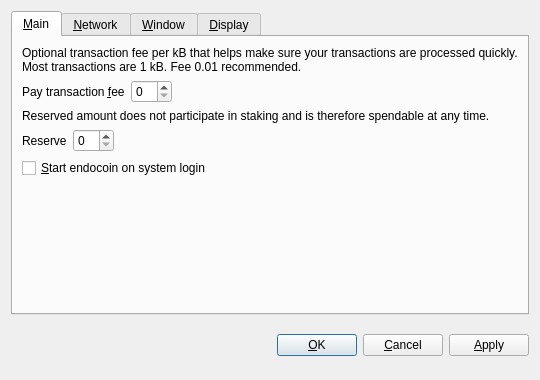
<?xml version="1.0" encoding="UTF-8"?>
<ui version="4.0">
 <class>OptionsDialog</class>
 <widget class="QDialog" name="OptionsDialog">
  <property name="geometry">
   <rect>
    <x>0</x>
    <y>0</y>
    <width>540</width>
    <height>380</height>
   </rect>
  </property>
  <property name="windowTitle">
   <string>Options</string>
  </property>
  <property name="modal">
   <bool>true</bool>
  </property>
  <layout class="QVBoxLayout" name="verticalLayout">
   <item>
    <widget class="QTabWidget" name="tabWidget">
     <property name="tabPosition">
      <enum>QTabWidget::North</enum>
     </property>
     <property name="currentIndex">
      <number>0</number>
     </property>
     <widget class="QWidget" name="tabMain">
      <attribute name="title">
       <string>&amp;Main</string>
      </attribute>
      <layout class="QVBoxLayout" name="verticalLayout_Main">
       <item>
        <widget class="QLabel" name="transactionFeeInfoLabel">
         <property name="text">
          <string>Optional transaction fee per kB that helps make sure your transactions are processed quickly. Most transactions are 1 kB. Fee 0.01 recommended.</string>
         </property>
         <property name="textFormat">
          <enum>Qt::PlainText</enum>
         </property>
         <property name="wordWrap">
          <bool>true</bool>
         </property>
        </widget>
       </item>
       <item>
        <layout class="QHBoxLayout" name="horizontalLayoutFee">
         <item>
          <widget class="QLabel" name="transactionFeeLabel">
           <property name="text">
            <string>Pay transaction &amp;fee</string>
           </property>
           <property name="textFormat">
            <enum>Qt::PlainText</enum>
           </property>
           <property name="buddy">
            <cstring>transactionFee</cstring>
           </property>
          </widget>
         </item>
         <item>
          <widget class="BitcoinAmountField" name="transactionFee"/>
         </item>
         <item>
          <spacer name="horizontalSpacerFee">
           <property name="orientation">
            <enum>Qt::Horizontal</enum>
           </property>
           <property name="sizeHint" stdset="0">
            <size>
             <width>40</width>
             <height>20</height>
            </size>
           </property>
          </spacer>
         </item>
        </layout>
       </item>
       <item>
        <widget class="QLabel" name="reserveBalanceInfoLabel">
         <property name="text">
          <string>Reserved amount does not participate in staking and is therefore spendable at any time.</string>
         </property>
         <property name="textFormat">
          <enum>Qt::PlainText</enum>
         </property>
         <property name="wordWrap">
          <bool>true</bool>
         </property>
        </widget>
       </item>
       <item>
        <layout class="QHBoxLayout" name="horizontalLayoutReserveBalance">
         <item>
          <widget class="QLabel" name="reserveBalanceLabel">
           <property name="text">
            <string>Reserve</string>
           </property>
           <property name="textFormat">
            <enum>Qt::PlainText</enum>
           </property>
           <property name="buddy">
            <cstring>reserveBalance</cstring>
           </property>
          </widget>
         </item>
         <item>
          <widget class="BitcoinAmountField" name="reserveBalance"/>
         </item>
         <item>
          <spacer name="horizontalSpacerReserveBalance">
           <property name="orientation">
            <enum>Qt::Horizontal</enum>
           </property>
           <property name="sizeHint" stdset="0">
            <size>
             <width>40</width>
             <height>20</height>
            </size>
           </property>
          </spacer>
         </item>
        </layout>
       </item>
       <item>
        <widget class="QCheckBox" name="bitcoinAtStartup">
         <property name="toolTip">
          <string>Automatically start endocoin after logging in to the system.</string>
         </property>
         <property name="text">
          <string>&amp;Start endocoin on system login</string>
         </property>
        </widget>
       </item>
       <item>
        <spacer name="verticalSpacer_Main">
         <property name="orientation">
          <enum>Qt::Vertical</enum>
         </property>
         <property name="sizeHint" stdset="0">
          <size>
           <width>20</width>
           <height>40</height>
          </size>
         </property>
        </spacer>
       </item>
      </layout>
     </widget>
     <widget class="QWidget" name="tabNetwork">
      <attribute name="title">
       <string>&amp;Network</string>
      </attribute>
      <layout class="QVBoxLayout" name="verticalLayout_Network">
       <item>
        <widget class="QCheckBox" name="mapPortUpnp">
         <property name="toolTip">
          <string>Automatically open the endocoin client port on the router. This only works when your router supports UPnP and it is enabled.</string>
         </property>
         <property name="text">
          <string>Map port using &amp;UPnP</string>
         </property>
        </widget>
       </item>
       <item>
        <widget class="QCheckBox" name="connectSocks">
         <property name="toolTip">
          <string>Connect to the endocoin network through a SOCKS proxy (e.g. when connecting through Tor).</string>
         </property>
         <property name="text">
          <string>&amp;Connect through SOCKS proxy:</string>
         </property>
        </widget>
       </item>
       <item>
        <layout class="QHBoxLayout" name="horizontalLayout_Network">
         <item>
          <widget class="QLabel" name="proxyIpLabel">
           <property name="text">
            <string>Proxy &amp;IP:</string>
           </property>
           <property name="textFormat">
            <enum>Qt::PlainText</enum>
           </property>
           <property name="buddy">
            <cstring>proxyIp</cstring>
           </property>
          </widget>
         </item>
         <item>
          <widget class="QValidatedLineEdit" name="proxyIp">
           <property name="maximumSize">
            <size>
             <width>140</width>
             <height>16777215</height>
            </size>
           </property>
           <property name="toolTip">
            <string>IP address of the proxy (e.g. 127.0.0.1)</string>
           </property>
          </widget>
         </item>
         <item>
          <widget class="QLabel" name="proxyPortLabel">
           <property name="text">
            <string>&amp;Port:</string>
           </property>
           <property name="textFormat">
            <enum>Qt::PlainText</enum>
           </property>
           <property name="buddy">
            <cstring>proxyPort</cstring>
           </property>
          </widget>
         </item>
         <item>
          <widget class="QLineEdit" name="proxyPort">
           <property name="maximumSize">
            <size>
             <width>55</width>
             <height>16777215</height>
            </size>
           </property>
           <property name="toolTip">
            <string>Port of the proxy (e.g. 9050)</string>
           </property>
          </widget>
         </item>
         <item>
          <widget class="QLabel" name="socksVersionLabel">
           <property name="text">
            <string>SOCKS &amp;Version:</string>
           </property>
           <property name="textFormat">
            <enum>Qt::PlainText</enum>
           </property>
           <property name="buddy">
            <cstring>socksVersion</cstring>
           </property>
          </widget>
         </item>
         <item>
          <widget class="QValueComboBox" name="socksVersion">
           <property name="toolTip">
            <string>SOCKS version of the proxy (e.g. 5)</string>
           </property>
          </widget>
         </item>
         <item>
          <spacer name="horizontalSpacer_Network">
           <property name="orientation">
            <enum>Qt::Horizontal</enum>
           </property>
           <property name="sizeHint" stdset="0">
            <size>
             <width>40</width>
             <height>20</height>
            </size>
           </property>
          </spacer>
         </item>
        </layout>
       </item>
       <item>
        <spacer name="verticalSpacer_Network">
         <property name="orientation">
          <enum>Qt::Vertical</enum>
         </property>
         <property name="sizeHint" stdset="0">
          <size>
           <width>20</width>
           <height>40</height>
          </size>
         </property>
        </spacer>
       </item>
      </layout>
     </widget>
     <widget class="QWidget" name="tabWindow">
      <attribute name="title">
       <string>&amp;Window</string>
      </attribute>
      <layout class="QVBoxLayout" name="verticalLayout_Window">
       <item>
        <widget class="QCheckBox" name="minimizeToTray">
         <property name="toolTip">
          <string>Show only a tray icon after minimizing the window.</string>
         </property>
         <property name="text">
          <string>&amp;Minimize to the tray instead of the taskbar</string>
         </property>
        </widget>
       </item>
       <item>
        <widget class="QCheckBox" name="minimizeOnClose">
         <property name="toolTip">
          <string>Minimize instead of exit the application when the window is closed. When this option is enabled, the application will be closed only after selecting Quit in the menu.</string>
         </property>
         <property name="text">
          <string>M&amp;inimize on close</string>
         </property>
        </widget>
       </item>
       <item>
        <spacer name="verticalSpacer_Window">
         <property name="orientation">
          <enum>Qt::Vertical</enum>
         </property>
         <property name="sizeHint" stdset="0">
          <size>
           <width>20</width>
           <height>40</height>
          </size>
         </property>
        </spacer>
       </item>
      </layout>
     </widget>
     <widget class="QWidget" name="tabDisplay">
      <attribute name="title">
       <string>&amp;Display</string>
      </attribute>
      <layout class="QVBoxLayout" name="verticalLayout_Display">
       <item>
        <layout class="QHBoxLayout" name="horizontalLayout_1_Display">
         <item>
          <widget class="QLabel" name="langLabel">
           <property name="text">
            <string>User Interface &amp;language:</string>
           </property>
           <property name="textFormat">
            <enum>Qt::PlainText</enum>
           </property>
           <property name="buddy">
            <cstring>lang</cstring>
           </property>
          </widget>
         </item>
         <item>
          <widget class="QValueComboBox" name="lang">
           <property name="toolTip">
            <string>The user interface language can be set here. This setting will take effect after restarting endocoin.</string>
           </property>
          </widget>
         </item>
        </layout>
       </item>
       <item>
        <layout class="QHBoxLayout" name="horizontalLayout_2_Display">
         <item>
          <widget class="QLabel" name="unitLabel">
           <property name="text">
            <string>&amp;Unit to show amounts in:</string>
           </property>
           <property name="textFormat">
            <enum>Qt::PlainText</enum>
           </property>
           <property name="buddy">
            <cstring>unit</cstring>
           </property>
          </widget>
         </item>
         <item>
          <widget class="QValueComboBox" name="unit">
           <property name="toolTip">
            <string>Choose the default subdivision unit to show in the interface and when sending coins.</string>
           </property>
          </widget>
         </item>
        </layout>
       </item>
       <item>
        <widget class="QCheckBox" name="displayAddresses">
         <property name="toolTip">
          <string>Whether to show endocoin addresses in the transaction list or not.</string>
         </property>
         <property name="text">
          <string>&amp;Display addresses in transaction list</string>
         </property>
        </widget>
       </item>
       <item>
        <widget class="QCheckBox" name="coinControlFeatures">
         <property name="toolTip">
          <string>Whether to show coin control features or not.</string>
         </property>
         <property name="text">
          <string>Display coin &amp;control features (experts only!)</string>
         </property>
        </widget>
       </item>
       <item>
        <spacer name="verticalSpacer_Display">
         <property name="orientation">
          <enum>Qt::Vertical</enum>
         </property>
         <property name="sizeHint" stdset="0">
          <size>
           <width>20</width>
           <height>40</height>
          </size>
         </property>
        </spacer>
       </item>
      </layout>
     </widget>
    </widget>
   </item>
   <item>
    <layout class="QHBoxLayout" name="horizontalLayout_Buttons">
     <item>
      <spacer name="horizontalSpacer_1">
       <property name="orientation">
        <enum>Qt::Horizontal</enum>
       </property>
       <property name="sizeHint" stdset="0">
        <size>
         <width>40</width>
         <height>48</height>
        </size>
       </property>
      </spacer>
     </item>
     <item>
      <widget class="QLabel" name="statusLabel">
       <property name="font">
        <font>
         <weight>75</weight>
         <bold>true</bold>
        </font>
       </property>
       <property name="text">
        <string/>
       </property>
       <property name="textFormat">
        <enum>Qt::PlainText</enum>
       </property>
       <property name="wordWrap">
        <bool>true</bool>
       </property>
      </widget>
     </item>
     <item>
      <spacer name="horizontalSpacer_2">
       <property name="orientation">
        <enum>Qt::Horizontal</enum>
       </property>
       <property name="sizeHint" stdset="0">
        <size>
         <width>40</width>
         <height>48</height>
        </size>
       </property>
      </spacer>
     </item>
     <item>
      <widget class="QPushButton" name="okButton">
       <property name="text">
        <string>&amp;OK</string>
       </property>
      </widget>
     </item>
     <item>
      <widget class="QPushButton" name="cancelButton">
       <property name="text">
        <string>&amp;Cancel</string>
       </property>
       <property name="autoDefault">
        <bool>false</bool>
       </property>
      </widget>
     </item>
     <item>
      <widget class="QPushButton" name="applyButton">
       <property name="text">
        <string>&amp;Apply</string>
       </property>
       <property name="autoDefault">
        <bool>false</bool>
       </property>
      </widget>
     </item>
    </layout>
   </item>
  </layout>
 </widget>
 <customwidgets>
  <customwidget>
   <class>BitcoinAmountField</class>
   <extends>QSpinBox</extends>
   <header>bitcoinamountfield.h</header>
  </customwidget>
  <customwidget>
   <class>QValueComboBox</class>
   <extends>QComboBox</extends>
   <header>qvaluecombobox.h</header>
  </customwidget>
  <customwidget>
   <class>QValidatedLineEdit</class>
   <extends>QLineEdit</extends>
   <header>qvalidatedlineedit.h</header>
  </customwidget>
 </customwidgets>
 <resources/>
 <connections/>
</ui>
